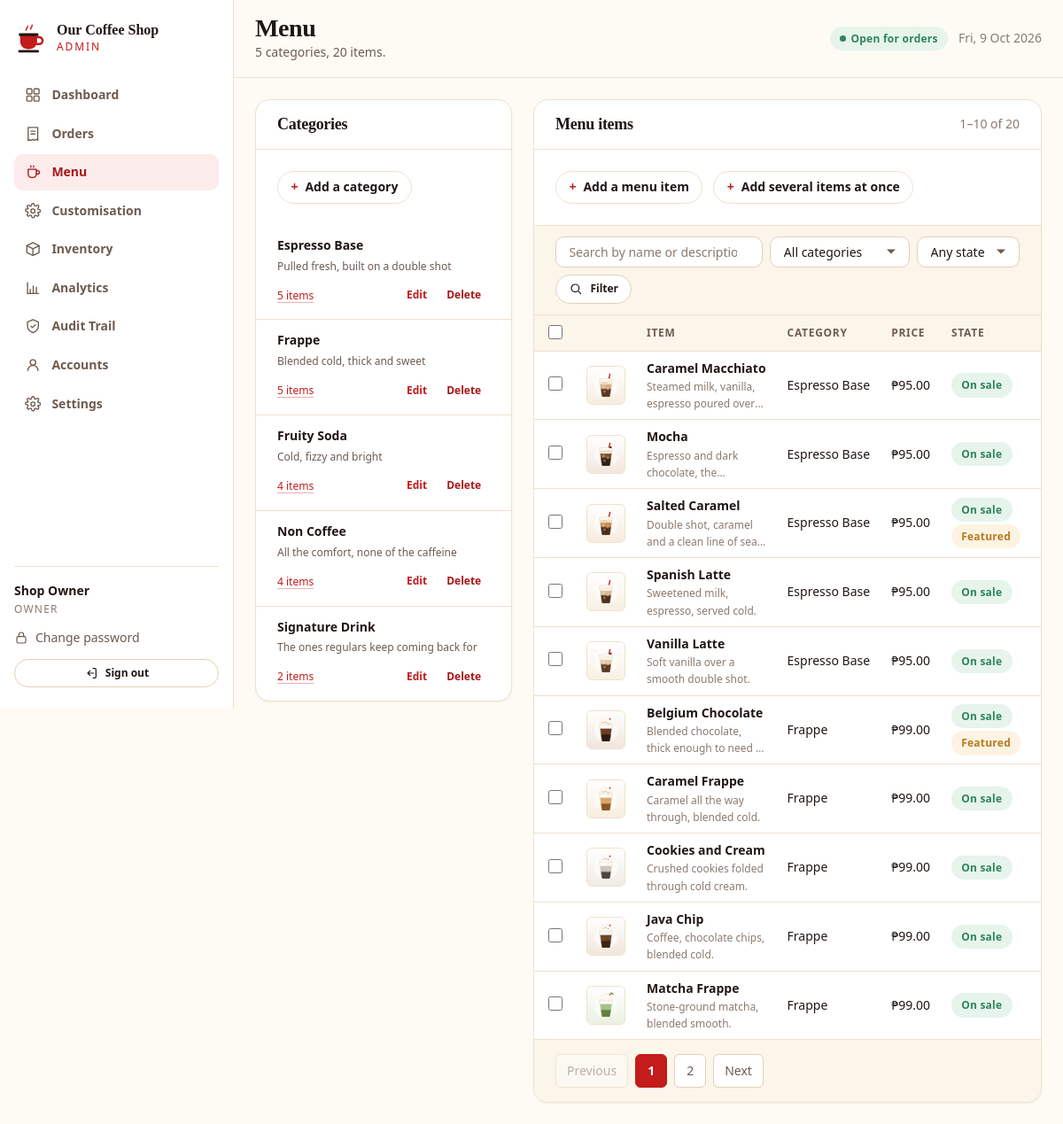
Page /admin-site/menu.php (signed in) on the committed database.
### tables this page shows
CREATE TABLE `categories` (
  `id`          INT UNSIGNED NOT NULL AUTO_INCREMENT,
  `name`        VARCHAR(80)  NOT NULL,
  `slug`        VARCHAR(80)  NOT NULL,
  `description` VARCHAR(255) NULL,
  `sort_order`  SMALLINT     NOT NULL DEFAULT 0,
  `is_active`   TINYINT(1)   NOT NULL DEFAULT 1,
  `created_at`  TIMESTAMP    NOT NULL DEFAULT CURRENT_TIMESTAMP,
  PRIMARY KEY (`id`),
  UNIQUE KEY `uq_category_slug` (`slug`),
  KEY `idx_category_sort` (`sort_order`)
);

CREATE TABLE `products` (
  `id`            INT UNSIGNED NOT NULL AUTO_INCREMENT,
  `category_id`   INT UNSIGNED NOT NULL,
  `name`          VARCHAR(120) NOT NULL,
  `slug`          VARCHAR(140) NOT NULL,
  `description`   VARCHAR(400) NULL,
  `price`         DECIMAL(10,2) NOT NULL,
  `image_path`    VARCHAR(255) NULL,
  `is_available`  TINYINT(1)   NOT NULL DEFAULT 1,
  `is_featured`   TINYINT(1)   NOT NULL DEFAULT 0,
  `sort_order`    SMALLINT     NOT NULL DEFAULT 0,
  `created_at`    TIMESTAMP    NOT NULL DEFAULT CURRENT_TIMESTAMP,
  `updated_at`    TIMESTAMP    NOT NULL DEFAULT CURRENT_TIMESTAMP ON UPDATE CURRENT_TIMESTAMP,
  PRIMARY KEY (`id`),
  UNIQUE KEY `uq_product_slug` (`slug`),
  KEY `idx_product_category` (`category_id`),
  KEY `idx_product_available` (`is_available`),
  CONSTRAINT `fk_product_category` FOREIGN KEY (`category_id`)
    REFERENCES `categories` (`id`) ON DELETE CASCADE ON UPDATE CASCADE
);

### shared/db.php (called while the page is built, shortened)
<?php
function db(): PDO
{
    static $pdo = null;
    if ($pdo instanceof PDO) {
        return $pdo;
    }
    $dsn = sprintf(
        'mysql:host=%s;port=%d;dbname=%s;charset=%s',
        DB_HOST,
        DB_PORT,
        DB_NAME,
        DB_CHARSET
    );
    try {
        $pdo = new PDO($dsn, DB_USER, DB_PASS, [
            PDO::ATTR_ERRMODE            => PDO::ERRMODE_EXCEPTION,
            PDO::ATTR_DEFAULT_FETCH_MODE => PDO::FETCH_ASSOC,
            PDO::ATTR_EMULATE_PREPARES   => false,
            PDO::ATTR_STRINGIFY_FETCHES  => false,
        ]);
        $offset = (new DateTime('now', new DateTimeZone(date_default_timezone_get())))->format('P');
        $pdo->exec("SET time_zone = '" . $offset . "'");
    } catch (PDOException $e) {
        error_log('Database connection failed: ' . $e->getMessage());
        if (APP_DEBUG) {
            throw $e;
        }
        http_response_code(503);
        exit('The system is temporarily unavailable. Please try again in a moment.');
    }
    return $pdo;
}
function db_query(string $sql, array $params = []): PDOStatement
{
    $stmt = db()->prepare($sql);
    $stmt->execute($params);
    return $stmt;
}
function db_all(string $sql, array $params = []): array
{
    return db_query($sql, $params)->fetchAll();
}
function db_value(string $sql, array $params = []): mixed
{
    $value = db_query($sql, $params)->fetchColumn();
    return $value === false ? null : $value;
}

### shared/helpers.php (called while the page is built, shortened)
<?php
function e(?string $value): string
{
    return htmlspecialchars($value ?? '', ENT_QUOTES | ENT_SUBSTITUTE, 'UTF-8');
}
function peso(float|string|int $amount): string
{
    return '₱' . number_format((float) $amount, 2);
}
function get_int(string $key, int $default = 0): int
{
    $value = filter_input(INPUT_GET, $key, FILTER_VALIDATE_INT);
    return is_int($value) ? $value : $default;
}
function get_string(string $key, string $default = ''): string
{
    $value = $_GET[$key] ?? $default;
    return is_string($value) ? trim($value) : $default;
}

### admin-site/menu.php (the view, shortened to what this page needs)
<?php
require_once __DIR__ . '/partials/layout.php';
$categories = db_all(
    'SELECT c.*, (SELECT COUNT(*) FROM products p WHERE p.category_id = c.id) AS product_count
     FROM categories c ORDER BY c.name ASC'
);
$categoryFilter = get_int('category');
$search         = get_string('q');
$stateFilter    = get_string('state');
$productParams = [];
$conditions    = [];
$productWhere = $conditions === [] ? '' : ' WHERE ' . implode(' AND ', $conditions);
$totalProducts = (int) db_value(
    'SELECT COUNT(*) FROM products p JOIN categories c ON c.id = p.category_id' . $productWhere,
    $productParams
);
$totalPages = max(1, (int) ceil($totalProducts / PER_PAGE));
$page       = max(1, min($totalPages, get_int('page', 1)));
$offset     = ($page - 1) * PER_PAGE;
$products = db_all(
    'SELECT p.*, c.name AS category_name
     FROM products p
     JOIN categories c ON c.id = p.category_id' . $productWhere . '
     ORDER BY c.name ASC, p.name ASC
     LIMIT ' . PER_PAGE . ' OFFSET ' . $offset,
    $productParams
);
$filterQuery = array_filter([
    'category' => $categoryFilter > 0 ? $categoryFilter : null,
    'q'        => $search !== '' ? $search : null,
    'state'    => $stateFilter !== '' ? $stateFilter : null,
]);
$hasFilters = $filterQuery !== [];
$editUrl = static function (string $key, int $id) use ($filterQuery): string {
    return admin_url('menu.php') . '?' . http_build_query($filterQuery + [$key => $id]);
};
$editCategory = null;
$editProduct = null;
?>
<div class="menu-grid" id="menu-live" data-live-region>
  <section class="card">
    <div class="card-header"><h2>Categories</h2></div>
    <div class="card-body" id="category-form">
      <details class="form-fold"<?= $editCategory ? ' open' : '' ?>
               <?= $editCategory ? 'data-edit-modal="Edit category"' : '' ?>>
        <summary><?= $editCategory ? 'Edit category' : 'Add a category' ?></summary>
      </details>
    </div>
    <?php if ($categories === []): ?>
      <div class="empty">
        <?= admin_icon('icon-box', 'empty-icon') ?>
        <h3>No categories yet</h3>
        <p class="mb-0">Add one below before adding drinks.</p>
      </div>
    <?php else: ?>
      <ul class="cat-list">
        <?php foreach ($categories as $category): ?>
          <li class="cat-item<?= (int) $category['id'] === $categoryFilter ? ' is-filtered' : '' ?>">
            <div class="cat-top">
              <span class="cat-name"><?= e((string) $category['name']) ?></span>
            </div>
            <?php if (!empty($category['description'])): ?>
              <p class="cat-desc"><?= e((string) $category['description']) ?></p>
            <?php endif; ?>
            <div class="cat-foot">
              <span class="cat-meta">
                <a href="<?= e(admin_url('menu.php')) ?>?category=<?= (int) $category['id'] ?>">
                  <?= (int) $category['product_count'] ?> item<?= (int) $category['product_count'] === 1 ? '' : 's' ?>
                </a>
              </span>
              <span class="cat-actions">
                <a class="btn btn-sm btn-ghost"
                   href="<?= e($editUrl('edit_category', (int) $category['id'])) ?>#category-form"
                   data-edit-dialog="Edit category" data-edit-from="#category-form">Edit</a>
                <form method="post" action="<?= e(admin_url('menu.php')) ?>" class="inline-form" data-no-guard
                        data-live-form="#menu-live">
                  <button type="submit" class="btn btn-sm btn-ghost btn-danger-text"
                          data-confirm="Remove the category &quot;<?= e((string) $category['name']) ?>&quot;?">
                    Delete
                  </button>
                </form>
              </span>
            </div>
          </li>
        <?php endforeach; ?>
      </ul>
    <?php endif; ?>
  </section>
  <section class="card">
    <div class="card-header">
      <h2>Menu items</h2>
      <span class="small subtle">
        <?php if ($totalProducts === 0): ?>
          none
        <?php else: ?>
          <?= $offset + 1 ?>&ndash;<?= min($offset + PER_PAGE, $totalProducts) ?> of <?= $totalProducts ?>
        <?php endif; ?>
      </span>
    </div>
    <div class="card-body menu-actions" id="product-form">
      <details class="form-fold"<?= $editProduct ? ' open' : '' ?>
               <?= $editProduct ? 'data-edit-modal="Edit menu item"' : '' ?>>
        <summary><?= $editProduct ? 'Edit menu item' : 'Add a menu item' ?></summary>
      </details>
      <?php if ($categories !== []): ?>
      <details class="form-fold">
        <summary>Add several items at once</summary>
      </details>
      <?php endif; ?>
    </div>
    <form class="filter-bar" method="get" action="<?= e(admin_url('menu.php')) ?>" data-no-guard>
      <div class="filter-field filter-grow">
        <input class="input" type="search" id="filter_q" name="q" value="<?= e($search) ?>" autocomplete="off"
               placeholder="Search by name or description">
      </div>
      <div class="filter-field">
        <select class="select" id="filter_category" name="category">
          <option value="">All categories</option>
        </select>
      </div>
      <div class="filter-field">
        <select class="select" id="filter_state" name="state">
          <option value="">Any state</option>
        </select>
      </div>
      <button type="submit" class="btn btn-sm btn-secondary">
        <?= admin_icon('icon-search', 'icon-sm') ?> Filter
      </button>
    </form>
    <?php if ($products === []): ?>
      <div class="empty">
        <?= admin_icon('icon-cup', 'empty-icon') ?>
        <?php if ($hasFilters): ?>
          <h3>Nothing matches those filters</h3>
          <p class="mb-0">
            <a href="<?= e(admin_url('menu.php')) ?>">Clear them</a> to see the whole menu.
          </p>
        <?php else: ?>
          <h3>No items here</h3>
          <p class="mb-0">Add one with the form below.</p>
        <?php endif; ?>
      </div>
    <?php else: ?>
      <div class="table-wrap table-flush">
        <table class="table table-compact" data-batch-table>
          <thead>
            <tr>
              <th scope="col" class="tick-col">
                <input type="checkbox" data-batch-all aria-label="Select every item">
              </th>
              <th scope="col" class="pic-col"><span class="visually-hidden">Picture</span></th>
              <th scope="col">Item</th>
              <th scope="col">Category</th>
              <th scope="col">Price</th>
              <th scope="col">State</th>
              <th scope="col"><span class="visually-hidden">Actions</span></th>
            </tr>
          </thead>
          <tbody>
            <?php foreach ($products as $product): ?>
              <tr<?= (int) $product['is_available'] === 1 ? '' : ' class="is-hidden"' ?>>
                <td class="tick-col">
                  <input type="checkbox" name="product_ids[]" value="<?= (int) $product['id'] ?>"
                         data-batch-item form="batch-delete-form"
                         aria-label="Select <?= e((string) $product['name']) ?>">
                </td>
                <td class="pic-col">
                  <?php if (!empty($product['image_path'])): ?>
                    <img class="menu-thumb"
                         src="<?= e(admin_picture((string) $product['image_path'])) ?>"
                         alt="" width="44" height="44" loading="lazy">
                  <?php else: ?>
                    <span class="menu-thumb menu-thumb-empty" aria-hidden="true">
                      <?= admin_icon('icon-cup', 'icon-sm') ?>
                    </span>
                  <?php endif; ?>
                </td>
                <td>
                  <span class="bold"><?= e((string) $product['name']) ?></span>
                  <?php if (!empty($product['description'])): ?>
                    <br><span class="subtle tiny menu-item-desc"><?= e((string) $product['description']) ?></span>
                  <?php endif; ?>
                </td>
                <td class="small nowrap"><?= e((string) $product['category_name']) ?></td>
                <td class="tabular nowrap"><?= peso($product['price']) ?></td>
                <td class="nowrap">
                  <span class="badge <?= (int) $product['is_available'] === 1 ? 'badge-ready' : 'badge-cancelled' ?>">
                    <?= (int) $product['is_available'] === 1 ? 'On sale' : 'Hidden' ?>
                  </span>
                  <?php if ((int) $product['is_featured'] === 1): ?>
                    <span class="badge badge-pending">Featured</span>
                  <?php endif; ?>
                </td>
                <td class="right nowrap">
                </td>
              </tr>
            <?php endforeach; ?>
          </tbody>
        </table>
      </div>
      <?php if ($totalPages > 1): ?>
        <div class="card-footer">
        </div>
      <?php endif; ?>
    <?php endif; ?>
  </section>
</div>

### assets/css/tokens.css (style rules this page uses)
:root { --cream-50: #FEFBF5; --cream-100: #FBF5EA; --cream-200: #F6EDDF; --cream-300: #EFE1CD; --cream-400: #E3D0B6; --red-500: #D42F2F; --red-600: #C41B1B; --red-700: #A81618; --red-800: #8E1416; --red-050: #FDECEC; --ink-900: #201713; --ink-800: #33241D; --ink-700: #4A3529; --ink-500: #6E5B50; --ink-400: #8C7A6E; --ink-300: #B3A396; --status-pending: #B7791F; --status-preparing: #C05621; --status-ready: #2F855A; --status-delivery: #2B6CB0; --status-completed: #4A5568; --status-cancelled: #A02020; --success-bg: #EAF6EF; --success-fg: #216B45; --warning-bg: #FDF3E2; --warning-fg: #8A5A12; --danger-bg: #FDECEC; --danger-fg: #9B1C1C; --info-bg: #EAF1FA; --info-fg: #1F4E85; --bg-page: var(--cream-50); --bg-surface: #FFFFFF; --bg-sunken: var(--cream-100); --bg-accent: var(--cream-200); --border: var(--cream-300); --border-strong:var(--cream-400); --text-primary: var(--ink-900); --text-secondary: var(--ink-500); --text-muted: var(--ink-400); --text-on-accent: #FFFFFF; --accent: var(--red-600); --accent-hover: var(--red-700); --accent-soft: var(--red-050); --font-display: Georgia, 'Iowan Old Style', 'Palatino Linotype', 'Times New Roman', serif; --font-body: system-ui, -apple-system, 'Segoe UI', Roboto, 'Helvetica Neue', Arial, sans-serif; --font-mono: ui-monospace, 'Cascadia Mono', Consolas, 'Courier New', monospace; --text-xs: 0.75rem; --text-sm: 0.875rem; --text-base: 1rem; --text-lg: 1.125rem; --text-xl: 1.375rem; --text-2xl: 1.75rem; --text-3xl: 2.25rem; --text-4xl: 3rem; --text-5xl: 3.75rem; --leading-tight: 1.15; --leading-snug: 1.35; --leading-normal:1.6; --space-1: 0.25rem; --space-2: 0.5rem; --space-3: 0.75rem; --space-4: 1rem; --space-5: 1.5rem; --space-6: 2rem; --space-7: 2.5rem; --space-8: 3rem; --space-10: 4rem; --space-12: 6rem; --radius-sm: 6px; --radius: 10px; --radius-lg: 16px; --radius-xl: 24px; --radius-pill: 999px; --shadow-sm: 0 1px 2px rgba(32, 23, 19, 0.06); --shadow: 0 2px 8px rgba(32, 23, 19, 0.07); --shadow-md: 0 6px 20px rgba(32, 23, 19, 0.09); --shadow-lg: 0 16px 40px rgba(32, 23, 19, 0.13); --ring: 0 0 0 3px rgba(196, 27, 27, 0.28); --container: 1180px; --container-narrow: 760px; --header-height: 76px; --transition: 160ms ease; }

### assets/css/base.css (style rules this page uses)
*, *::before, *::after { box-sizing: border-box; }
html { -webkit-text-size-adjust: 100%; scroll-behavior: smooth; }
body { margin: 0; background: var(--bg-page); color: var(--text-primary); font-family: var(--font-body); font-size: var(--text-base); line-height: var(--leading-normal); -webkit-font-smoothing: antialiased; text-rendering: optimizeLegibility; }
h1, h2, h3, h4, h5, h6 { margin: 0 0 var(--space-3); font-family: var(--font-display); font-weight: 700; line-height: var(--leading-tight); letter-spacing: -0.015em; color: var(--text-primary); }
h2 { font-size: var(--text-3xl); }
p { margin: 0 0 var(--space-4); }
a { color: var(--accent); text-decoration-color: color-mix(in srgb, var(--accent) 35%, transparent); text-underline-offset: 3px; }
img, svg, video { max-width: 100%; height: auto; display: block; }
ul, ol { margin: 0 0 var(--space-4); padding-left: 1.25rem; }
.subtle { color: var(--text-muted); }
.small { font-size: var(--text-sm); }
.tiny { font-size: var(--text-xs); }
.bold { font-weight: 700; }
.nowrap { white-space: nowrap; }
.right { text-align: right; }
.tabular { font-variant-numeric: tabular-nums; }

### rows in the picture
categories: name "Espresso Base", description "Pulled fresh, built on a double shot", product_count "5"
categories: name "Frappe", description "Blended cold, thick and sweet", product_count "5"
categories: name "Fruity Soda", description "Cold, fizzy and bright", product_count "4"
categories: name "Non Coffee", description "All the comfort, none of the caffeine", product_count "4"
categories: name "Signature Drink", description "The ones regulars keep coming back for", product_count "2"
products: image_path (picture), name "Caramel Macchiato", description "Steamed milk, vanilla, espresso poured…", category.name "Espresso Base", price "₱95.00", is_available "On sale"
products: image_path (picture), name "Mocha", description "Espresso and dark chocolate,…", category.name "Espresso Base", price "₱95.00", is_available "On sale"
products: image_path (picture), name "Salted Caramel", description "Double shot, caramel and a clean line of…", category.name "Espresso Base", price "₱95.00", is_available "On sale", is_featured "Featured"
products: image_path (picture), name "Spanish Latte", description "Sweetened milk, espresso, served cold.", category.name "Espresso Base", price "₱95.00", is_available "On sale"
products: image_path (picture), name "Vanilla Latte", description "Soft vanilla over a smooth double shot.", category.name "Espresso Base", price "₱95.00", is_available "On sale"
products: image_path (picture), name "Belgium Chocolate", description "Blended chocolate, thick enough to need…", category.name "Frappe", price "₱99.00", is_available "On sale", is_featured "Featured"
products: image_path (picture), name "Caramel Frappe", description "Caramel all the way through, blended cold.", category.name "Frappe", price "₱99.00", is_available "On sale"
products: image_path (picture), name "Cookies and Cream", description "Crushed cookies folded through cold cream.", category.name "Frappe", price "₱99.00", is_available "On sale"
products: image_path (picture), name "Java Chip", description "Coffee, chocolate chips, blended cold.", category.name "Frappe", price "₱99.00", is_available "On sale"
products: image_path (picture), name "Matcha Frappe", description "Stone-ground matcha, blended smooth.", category.name "Frappe", price "₱99.00", is_available "On sale"

### other values in the picture
setting('shop_name', APP_NAME) "Our Coffee Shop"
$item['label'] "Dashboard"
$item['label'] "Orders"
$item['label'] "Menu"
$item['label'] "Customisation"
$item['label'] "Inventory"
$item['label'] "Analytics"
$item['label'] "Audit Trail"
$item['label'] "Accounts"
$item['label'] "Settings"
$name "Shop Owner"
$heading "Menu"
$subtitle "5 categories, 20 items."
$offset + 1 "1"
min($offset + PER_PAGE, $totalProducts) "10"
